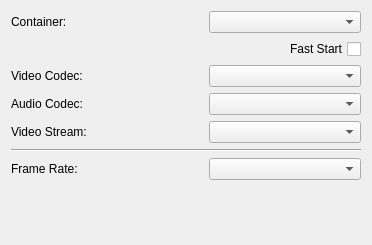
               <widget class="QWidget" name="scrollAreaWidgetContents">
                <property name="geometry">
                 <rect>
                  <x>0</x>
                  <y>0</y>
                  <width>372</width>
                  <height>245</height>
                 </rect>
                </property>
                <layout class="QVBoxLayout" name="verticalLayout_14">
                 <item>
                  <layout class="QHBoxLayout" name="horizontalLayout">
                   <item>
                    <widget class="QLabel" name="label_11">
                     <property name="text">
                      <string>Container:</string>
                     </property>
                    </widget>
                   </item>
                   <item>
                    <spacer name="horizontalSpacer_3">
                     <property name="orientation">
                      <enum>Qt::Horizontal</enum>
                     </property>
                     <property name="sizeType">
                      <enum>QSizePolicy::Minimum</enum>
                     </property>
                     <property name="sizeHint" stdset="0">
                      <size>
                       <width>40</width>
                       <height>20</height>
                      </size>
                     </property>
                    </spacer>
                   </item>
                   <item>
                    <widget class="QComboBox" name="comboBox"/>
                   </item>
                  </layout>
                 </item>
                 <item>
                  <layout class="QHBoxLayout" name="horizontalLayout_7">
                   <item>
                    <widget class="QCheckBox" name="checkBox_3">
                     <property name="layoutDirection">
                      <enum>Qt::RightToLeft</enum>
                     </property>
                     <property name="text">
                      <string>Fast Start</string>
                     </property>
                    </widget>
                   </item>
                  </layout>
                 </item>
                 <item>
                  <layout class="QHBoxLayout" name="horizontalLayout_2">
                   <item>
                    <widget class="QLabel" name="label_12">
                     <property name="text">
                      <string>Video Codec:</string>
                     </property>
                    </widget>
                   </item>
                   <item>
                    <spacer name="horizontalSpacer_7">
                     <property name="orientation">
                      <enum>Qt::Horizontal</enum>
                     </property>
                     <property name="sizeType">
                      <enum>QSizePolicy::Minimum</enum>
                     </property>
                     <property name="sizeHint" stdset="0">
                      <size>
                       <width>40</width>
                       <height>20</height>
                      </size>
                     </property>
                    </spacer>
                   </item>
                   <item>
                    <widget class="QComboBox" name="comboBox_2"/>
                   </item>
                  </layout>
                 </item>
                 <item>
                  <layout class="QHBoxLayout" name="horizontalLayout_5">
                   <property name="leftMargin">
                    <number>0</number>
                   </property>
                   <item>
                    <widget class="QLabel" name="label_31">
                     <property name="text">
                      <string>Audio Codec:</string>
                     </property>
                     <property name="margin">
                      <number>0</number>
                     </property>
                    </widget>
                   </item>
                   <item>
                    <spacer name="horizontalSpacer_12">
                     <property name="orientation">
                      <enum>Qt::Horizontal</enum>
                     </property>
                     <property name="sizeType">
                      <enum>QSizePolicy::Minimum</enum>
                     </property>
                     <property name="sizeHint" stdset="0">
                      <size>
                       <width>40</width>
                       <height>20</height>
                      </size>
                     </property>
                    </spacer>
                   </item>
                   <item>
                    <widget class="QComboBox" name="comboBox_4"/>
                   </item>
                  </layout>
                 </item>
                 <item>
                  <layout class="QHBoxLayout" name="horizontalLayout_4">
                   <property name="leftMargin">
                    <number>0</number>
                   </property>
                   <item>
                    <widget class="QLabel" name="label_30">
                     <property name="text">
                      <string>Video Stream:</string>
                     </property>
                     <property name="margin">
                      <number>0</number>
                     </property>
                    </widget>
                   </item>
                   <item>
                    <spacer name="horizontalSpacer_10">
                     <property name="orientation">
                      <enum>Qt::Horizontal</enum>
                     </property>
                     <property name="sizeType">
                      <enum>QSizePolicy::Minimum</enum>
                     </property>
                     <property name="sizeHint" stdset="0">
                      <size>
                       <width>40</width>
                       <height>20</height>
                      </size>
                     </property>
                    </spacer>
                   </item>
                   <item>
                    <widget class="QComboBox" name="comboBox_3"/>
                   </item>
                  </layout>
                 </item>
                 <item>
                  <widget class="Line" name="line_2">
                   <property name="orientation">
                    <enum>Qt::Horizontal</enum>
                   </property>
                  </widget>
                 </item>
                 <item>
                  <layout class="QHBoxLayout" name="horizontalLayout_8">
                   <property name="leftMargin">
                    <number>0</number>
                   </property>
                   <item>
                    <widget class="QLabel" name="label_32">
                     <property name="text">
                      <string>Frame Rate:</string>
                     </property>
                     <property name="margin">
                      <number>0</number>
                     </property>
                    </widget>
                   </item>
                   <item>
                    <spacer name="horizontalSpacer_13">
                     <property name="orientation">
                      <enum>Qt::Horizontal</enum>
                     </property>
                     <property name="sizeType">
                      <enum>QSizePolicy::Minimum</enum>
                     </property>
                     <property name="sizeHint" stdset="0">
                      <size>
                       <width>40</width>
                       <height>20</height>
                      </size>
                     </property>
                    </spacer>
                   </item>
                   <item>
                    <widget class="QComboBox" name="comboBox_5"/>
                   </item>
                  </layout>
                 </item>
                 <item>
                  <spacer name="verticalSpacer_9">
                   <property name="orientation">
                    <enum>Qt::Vertical</enum>
                   </property>
                   <property name="sizeType">
                    <enum>QSizePolicy::Expanding</enum>
                   </property>
                   <property name="sizeHint" stdset="0">
                    <size>
                     <width>20</width>
                     <height>40</height>
                    </size>
                   </property>
                  </spacer>
                 </item>
                </layout>
               </widget>
